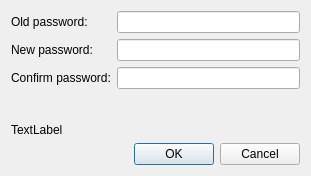
<?xml version="1.0" encoding="UTF-8"?>
<ui version="4.0">
 <author>Oleksandr Shneyder(o.shneyder@phoca-gmbh.de)</author>
 <class>BrokerPassDialogUi</class>
 <widget class="QDialog" name="BrokerPassDialogUi">
  <property name="geometry">
   <rect>
    <x>0</x>
    <y>0</y>
    <width>311</width>
    <height>176</height>
   </rect>
  </property>
  <property name="windowTitle">
   <string>Dialog</string>
  </property>
  <layout class="QVBoxLayout" name="verticalLayout">
   <item>
    <layout class="QGridLayout" name="gridLayout">
     <item row="0" column="0">
      <widget class="QLabel" name="label">
       <property name="text">
        <string>Old password:</string>
       </property>
      </widget>
     </item>
     <item row="0" column="1">
      <widget class="QLineEdit" name="leOldPas">
       <property name="echoMode">
        <enum>QLineEdit::Password</enum>
       </property>
      </widget>
     </item>
     <item row="1" column="0">
      <widget class="QLabel" name="label_2">
       <property name="text">
        <string>New password:</string>
       </property>
      </widget>
     </item>
     <item row="1" column="1">
      <widget class="QLineEdit" name="lePass1">
       <property name="echoMode">
        <enum>QLineEdit::Password</enum>
       </property>
      </widget>
     </item>
     <item row="2" column="0">
      <widget class="QLabel" name="label_3">
       <property name="text">
        <string>Confirm password:</string>
       </property>
      </widget>
     </item>
     <item row="2" column="1">
      <widget class="QLineEdit" name="lePass2">
       <property name="echoMode">
        <enum>QLineEdit::Password</enum>
       </property>
      </widget>
     </item>
    </layout>
   </item>
   <item>
    <spacer name="verticalSpacer">
     <property name="orientation">
      <enum>Qt::Vertical</enum>
     </property>
     <property name="sizeHint" stdset="0">
      <size>
       <width>20</width>
       <height>40</height>
      </size>
     </property>
    </spacer>
   </item>
   <item>
    <widget class="QLabel" name="statusLabel">
     <property name="text">
      <string>TextLabel</string>
     </property>
    </widget>
   </item>
   <item>
    <layout class="QHBoxLayout" name="horizontalLayout">
     <item>
      <spacer name="horizontalSpacer">
       <property name="orientation">
        <enum>Qt::Horizontal</enum>
       </property>
       <property name="sizeHint" stdset="0">
        <size>
         <width>40</width>
         <height>20</height>
        </size>
       </property>
      </spacer>
     </item>
     <item>
      <widget class="QDialogButtonBox" name="buttonBox">
       <property name="orientation">
        <enum>Qt::Horizontal</enum>
       </property>
       <property name="standardButtons">
        <set>QDialogButtonBox::Cancel|QDialogButtonBox::Ok</set>
       </property>
      </widget>
     </item>
    </layout>
   </item>
  </layout>
 </widget>
 <resources/>
 <connections>
  <connection>
   <sender>buttonBox</sender>
   <signal>accepted()</signal>
   <receiver>BrokerPassDialogUi</receiver>
   <slot>accept()</slot>
   <hints>
    <hint type="sourcelabel">
     <x>292</x>
     <y>143</y>
    </hint>
    <hint type="destinationlabel">
     <x>157</x>
     <y>153</y>
    </hint>
   </hints>
  </connection>
  <connection>
   <sender>buttonBox</sender>
   <signal>rejected()</signal>
   <receiver>BrokerPassDialogUi</receiver>
   <slot>reject()</slot>
   <hints>
    <hint type="sourcelabel">
     <x>286</x>
     <y>143</y>
    </hint>
    <hint type="destinationlabel">
     <x>286</x>
     <y>153</y>
    </hint>
   </hints>
  </connection>
  <connection>
   <sender>lePass1</sender>
   <signal>textChanged(QString)</signal>
   <receiver>BrokerPassDialogUi</receiver>
   <slot>slotPassChanged()</slot>
   <hints>
    <hint type="sourcelabel">
     <x>167</x>
     <y>46</y>
    </hint>
    <hint type="destinationlabel">
     <x>103</x>
     <y>113</y>
    </hint>
   </hints>
  </connection>
  <connection>
   <sender>lePass2</sender>
   <signal>textChanged(QString)</signal>
   <receiver>BrokerPassDialogUi</receiver>
   <slot>slotPassChanged()</slot>
   <hints>
    <hint type="sourcelabel">
     <x>215</x>
     <y>79</y>
    </hint>
    <hint type="destinationlabel">
     <x>208</x>
     <y>105</y>
    </hint>
   </hints>
  </connection>
 </connections>
 <slots>
  <slot>slotPassChanged()</slot>
 </slots>
</ui>
